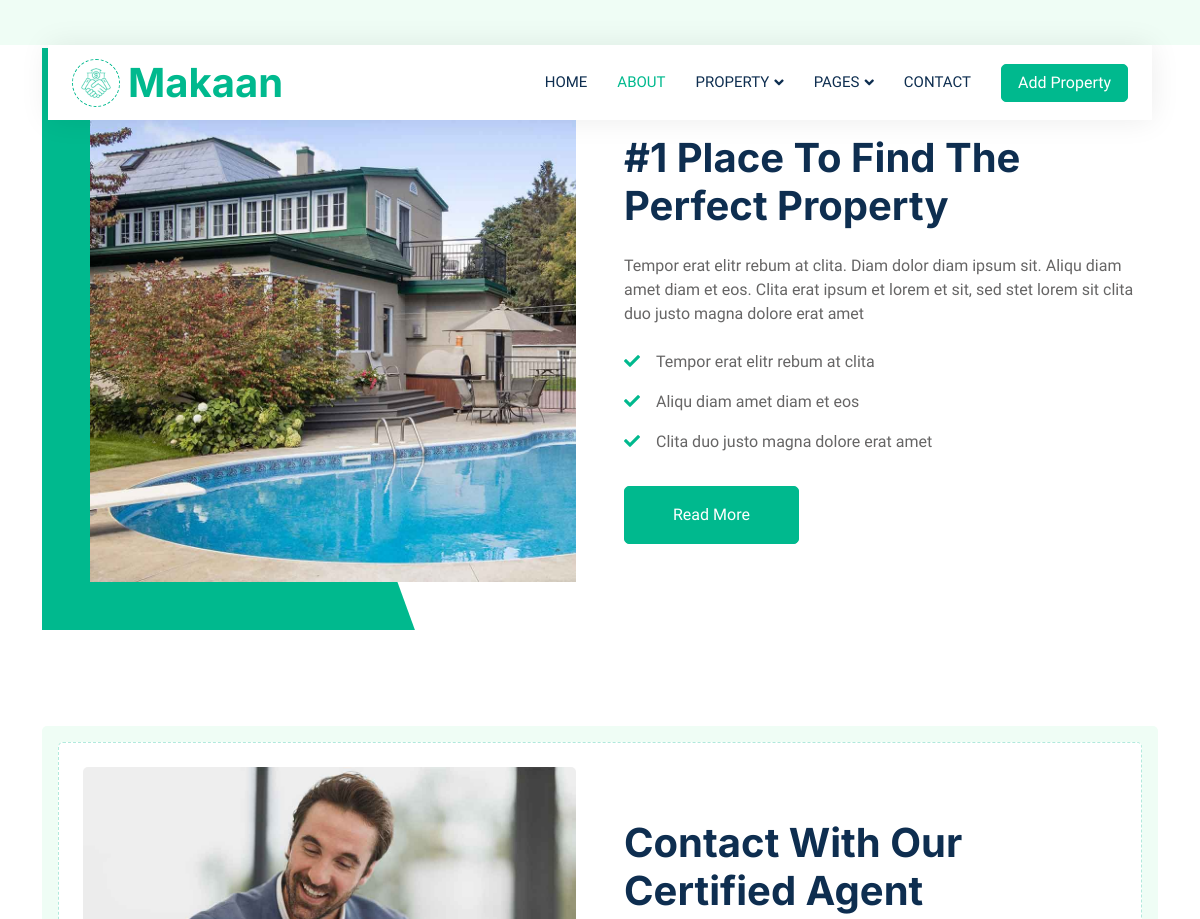
Page /about/ (upper part) on the earlier database version.
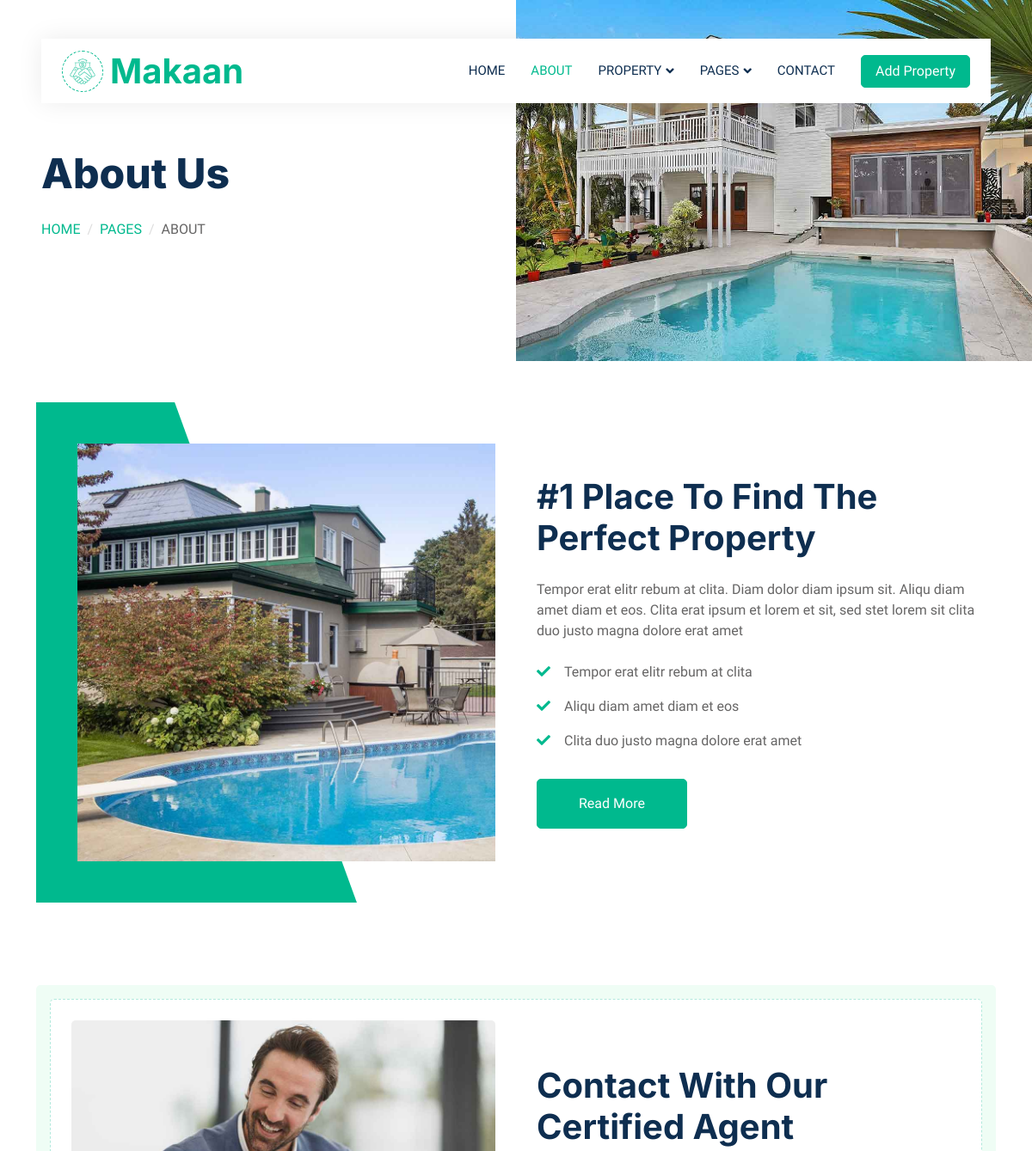
Same page on the later database version.
### main/models.py (models this page shows, shortened)
class MoreInformation(models.Model):
    imgs=models.ImageField('Imgs',upload_to='home_image')
    vernagir=models.CharField('vernagir',max_length=255)
    texts=models.TextField('texts')

class ContactAgent(models.Model):
    imgagent=models.ImageField('imgagent',upload_to='imgagent')
    ver=models.CharField('ver',max_length=255)
    text=models.CharField('text',max_length=255)

class AboutStatus(models.Model):
    img = models.ImageField('image',upload_to='images')
    text = models.CharField('Some text',max_length=255)
    word1 = models.CharField('word1',max_length=255)
    word2 = models.CharField('word2',max_length=255)
    word3 = models.CharField('word3',max_length=255)

### main/views.py (the view)
# urls.py: path('about/',AboutListView.as_view(),name='about'),
class AboutListView(ListView):
    template_name='about.html'
    def get(self, request) :
        aboutstatus=AboutStatus.objects.all()
        maininfo = MainInfo.objects.first()
        moreinformation= MoreInformation.objects.all()
        contactagent=ContactAgent.objects.all()
        propertyagent=PropertyAgent.objects.all()
        context={
            'aboutstatus':aboutstatus,
            'maininfo': maininfo,
            'moreinformation':moreinformation,
            'contactagent':contactagent,
            'propertyagent':propertyagent,
        }
        MainInfoF(context,'about','About Us')
        return render(request,self.template_name,context)

### main/views.py (called while the page is built)
def MainInfoF(context,title,subtitle):
    context['maininfo'] = MainInfo.objects.get()
    context['aboutstatus'] = AboutStatus.objects.all()
    context['gallery'] = Gallery.objects.all()
    context['subtitle'] = subtitle
    context['title'] = title

### main/templates/about.html (shortened to what this page needs)
{% extends 'base_2.html' %}
{% block content_2 %}
        <div class="container-xxl py-5">
            <div class="container">
                <div class="row g-5 align-items-center">
                    <div class="col-lg-6 wow fadeIn" data-wow-delay="0.1s">
                        <div class="about-img position-relative overflow-hidden p-5 pe-0">
                        {% for i in moreinformation %}
                            <img class="img-fluid w-100" src="{{ i.imgs.url }}">
                        </div>
                        </div>
                    <div class="col-lg-6 wow fadeIn" data-wow-delay="0.5s">
                        <h1 class="mb-4">{{ i.vernagir }}</h1>
                        <p class="mb-4">{{ i.texts }}</p>
                        <p><i class="fa fa-check text-primary me-3"></i>Tempor erat elitr rebum at clita</p>
                        <p><i class="fa fa-check text-primary me-3"></i>Aliqu diam amet diam et eos</p>
                        <p><i class="fa fa-check text-primary me-3"></i>Clita duo justo magna dolore erat amet</p>
                        <a class="btn btn-primary py-3 px-5 mt-3" href="">Read More</a>
                        {% endfor %}
                    </div>
                </div>
            </div>
        </div>
        <div class="container-xxl py-5">
            <div class="container">
                {% for i in contactagent %}
                <div class="bg-light rounded p-3">
                    <div class="bg-white rounded p-4" style="border: 1px dashed rgba(0, 185, 142, .3)">
                        <div class="row g-5 align-items-center">
                            <div class="col-lg-6 wow fadeIn" data-wow-delay="0.1s">
                                <img class="img-fluid rounded w-100" src="{{ i.imgagent.url }}" alt="">
                            </div>
                            <div class="col-lg-6 wow fadeIn" data-wow-delay="0.5s">
                                <div class="mb-4">
                                    <h1 class="mb-3">{{ i.ver }}</h1>
                                </div>
                            </div>
                        </div>
                    </div>
                {% endfor %}
                </div>
            </div>
        </div>
{% endblock %}

### main/templates/base_2.html
{% extends 'base.html' %}
    {% block content %}
<div class="container-fluid header bg-white p-0">
    <div class="row g-0 align-items-center flex-column-reverse flex-md-row">
        {% for i in aboutstatus %}
        <div class="col-md-6 p-5 mt-lg-5">
            <h1 class="display-5 animated fadeIn mb-4">{{ subtitle }}</h1>
                <nav aria-label="breadcrumb animated fadeIn">
                <ol class="breadcrumb text-uppercase">
                    <li class="breadcrumb-item"><a href="#">{{ i.word1 }}</a></li>
                    <li class="breadcrumb-item"><a href="#">{{ i.word2 }}</a></li>
                    <li class="breadcrumb-item text-body active" aria-current="page">{{ title }}</li>
                </ol>
            </nav>
        </div>
        <div class="col-md-6 animated fadeIn">
            <img class="img-fluid" src="{{ i.img.url }}" alt="">
        </div>
        {% endfor %}
    </div>
</div>
{% block content_2 %}
{% endblock %}
{% endblock %}

Differences in the rows shown:
added AboutStatus: text "About Us", word1 "HOME", word2 "PAGES", word3 "ABOUT", img (picture)
